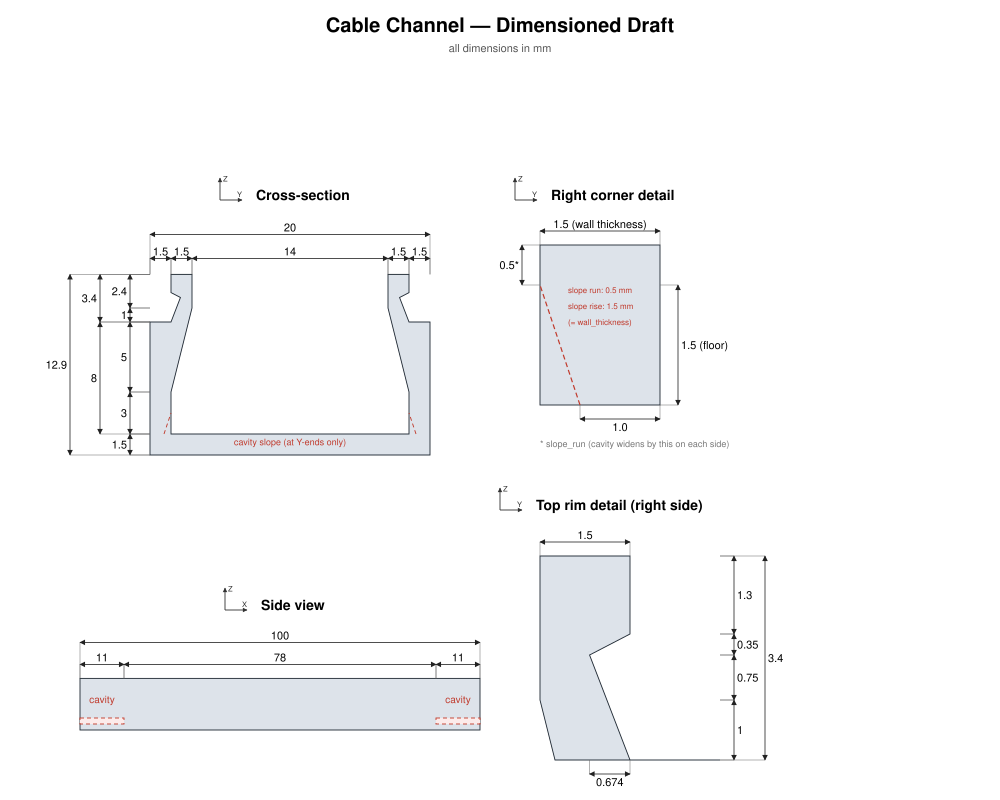

The Python source for this figure:
"""Dimensioned draft of the cable channel.

Run from repo root:
    venv/Scripts/python.exe models/other/cable_channel/dimensioned_drafts/cable_channel.py

Outputs cable_channel.svg next to this script.
"""
import sys
from pathlib import Path

REPO_ROOT = Path(__file__).resolve().parents[4]
sys.path.insert(0, str(REPO_ROOT / '.claude' / 'skills' / 'model-dimensioned-draft' / 'scripts'))
from draft_lib import Drawing, View


# Cross-section profile vertices in (Y_mm, Z_mm), CCW, from the cable channel
# model's Pencil trace (full polygon — mirror not applied).
PROFILE = [
    (0, 0), (20, 0),
    (20, 9.5), (18.5, 9.5),
    (17.826, 11.25), (18.5, 11.6),
    (18.5, 12.9), (17, 12.9),
    (17, 10.5), (18.5, 4.5),
    (18.5, 1.5), (1.5, 1.5),
    (1.5, 4.5), (3, 10.5),
    (3, 12.9), (1.5, 12.9),
    (1.5, 11.6), (2.174, 11.25),
    (1.5, 9.5), (0, 9.5),
]


def build() -> Drawing:
    d = Drawing('Cable Channel — Dimensioned Draft', width=1000, height=800)

    # --- Cross-section (Y-Z) ---
    cs = d.add_view(View(origin=(150, 455), scale=14, title='Cross-section',
                         title_pos=(220, 200), axis_labels=('Y', 'Z')))
    cs.path(PROFILE)

    # Cavity slope (cut at the Y-ends only) — dashed red
    cs.line((1, 1.5), (1.5, 3), stroke='#c0392b', stroke_width=0.9, dasharray='4,3')
    cs.line((19, 1.5), (18.5, 3), stroke='#c0392b', stroke_width=0.9, dasharray='4,3')
    cs.text('cavity slope (at Y-ends only)', (10, 0.7), size=9, color='#c0392b')

    # Top: width sub-segments + overall
    for u1, u2, label in [(0, 1.5, '1.5'), (1.5, 3, '1.5'), (3, 17, '14'), (17, 18.5, '1.5'), (18.5, 20, '1.5')]:
        cs.dim_h(v_at=12.9, u1=u1, u2=u2, label=label, side='above', offset_px=16)
    cs.dim_h(v_at=12.9, u1=0, u2=20, label='20', side='above', offset_px=40)

    # Left: major Z transitions (rim sub-features go in the rim detail callout)
    cs.dim_v(u_at=0, v1=0, v2=1.5, label='1.5', side='left', offset_px=20)
    cs.dim_v(u_at=0, v1=1.5, v2=4.5, label='3', side='left', offset_px=20)
    cs.dim_v(u_at=0, v1=4.5, v2=9.5, label='5', side='left', offset_px=20)
    cs.dim_v(u_at=0, v1=9.5, v2=10.5, label='1', side='left', offset_px=20)
    cs.dim_v(u_at=0, v1=10.5, v2=12.9, label='2.4', side='left', offset_px=20)
    cs.dim_v(u_at=0, v1=1.5, v2=9.5, label='8', side='left', offset_px=50)
    cs.dim_v(u_at=0, v1=9.5, v2=12.9, label='3.4', side='left', offset_px=50)
    cs.dim_v(u_at=0, v1=0, v2=12.9, label='12.9', side='left', offset_px=80)

    # --- Right corner detail (zoomed) ---
    # Shows the wall thickness + cavity slope relationship in isolation.
    # Anchor: SVG (540, 400) shows mm (18.5, 0)  →  origin = (540 - 18.5*80, 400) = (-940, 400)
    zoom = d.add_view(View(origin=(-940, 405), scale=80, title='Right corner detail',
                           title_pos=(515, 200), axis_labels=('Y', 'Z')))
    zoom.path([(18.5, 0), (20, 0), (20, 2), (18.5, 2)])
    zoom.line((19, 0), (18.5, 1.5), stroke='#c0392b', stroke_width=1.2, dasharray='5,3')
    zoom.dim_h(v_at=2, u1=18.5, u2=20, label='1.5  (wall thickness)', side='above', offset_px=14)
    zoom.dim_h(v_at=0, u1=19, u2=20, label='1.0', side='below', offset_px=14)
    zoom.dim_v(u_at=20, v1=0, v2=1.5, label='1.5  (floor)', side='right', offset_px=18)
    zoom.dim_v(u_at=18.5, v1=1.5, v2=2, label='0.5*', side='left', offset_px=18)
    # Slope annotations placed INSIDE the body (right of the slope line) to avoid the right-side dim.
    zoom.text('slope run: 0.5 mm', (18.85, 1.4), anchor='start', size=8, color='#c0392b')
    zoom.text('slope rise: 1.5 mm', (18.85, 1.2), anchor='start', size=8, color='#c0392b')
    zoom.text('(= wall_thickness)', (18.85, 1.0), anchor='start', size=8, color='#c0392b')
    # Footer pushed below the "1.0" dim label (which sits at SVG y ≈ 426).
    zoom.text('* slope_run (cavity widens by this on each side)', (18.5, 0), anchor='start', size=9, color='#777', dy=42)

    # --- Top rim detail (right side, zoomed) ---
    # Title-to-top-dim padding ≈ 18 px; pushed down 20 more so the inter-view padding
    # from the corner-detail footer is ≥ 2× the title-to-top padding (≈ 41 px).
    # Anchor: mm (17, 9.5) at SVG (540, 760)  →  origin = (540 - 17*60, 760 + 9.5*60) = (-480, 1330)
    rim = d.add_view(View(origin=(-480, 1330), scale=60, title='Top rim detail (right side)',
                          title_pos=(500, 510), axis_labels=('Y', 'Z')))
    rim.path([
        (20, 9.5), (18.5, 9.5), (17.826, 11.25), (18.5, 11.6),
        (18.5, 12.9), (17, 12.9), (17, 10.5), (17.25, 9.5),
    ])
    rim.dim_v(u_at=20, v1=9.5, v2=10.5, label='1', side='right', offset_px=14)
    rim.dim_v(u_at=20, v1=10.5, v2=11.25, label='0.75', side='right', offset_px=14)
    rim.dim_v(u_at=20, v1=11.25, v2=11.6, label='0.35', side='right', offset_px=14)
    rim.dim_v(u_at=20, v1=11.6, v2=12.9, label='1.3', side='right', offset_px=14)
    rim.dim_v(u_at=20, v1=9.5, v2=12.9, label='3.4', side='right', offset_px=45)
    rim.dim_h(v_at=12.9, u1=17, u2=18.5, label='1.5', side='above', offset_px=14)
    rim.dim_h(v_at=9.5, u1=17.826, u2=18.5, label='0.674', side='below', offset_px=14)

    # --- Side view (X-Z) ---
    sv = d.add_view(View(origin=(80, 730), scale=4, title='Side view',
                         title_pos=(225, 610), axis_labels=('X', 'Z')))
    sv.rect((0, 0), (100, 12.9))
    for x0, x1 in [(0, 11), (89, 100)]:
        sv.rect((x0, 1.5), (x1, 3), fill='#fcebea', stroke='#c0392b', stroke_width=0.9, dasharray='4,3')
    sv.text('cavity', (5.5, 2.25), size=10, color='#c0392b', dy=-18)
    sv.text('cavity', (94.5, 2.25), size=10, color='#c0392b', dy=-18)
    sv.dim_h(v_at=12.9, u1=0, u2=11, label='11', side='above', offset_px=14)
    sv.dim_h(v_at=12.9, u1=11, u2=89, label='78', side='above', offset_px=14)
    sv.dim_h(v_at=12.9, u1=89, u2=100, label='11', side='above', offset_px=14)
    sv.dim_h(v_at=12.9, u1=0, u2=100, label='100', side='above', offset_px=36)

    return d


if __name__ == '__main__':
    out_path = Path(__file__).parent / 'cable_channel.svg'
    build().save(str(out_path))
    print(f'Wrote {out_path}')
